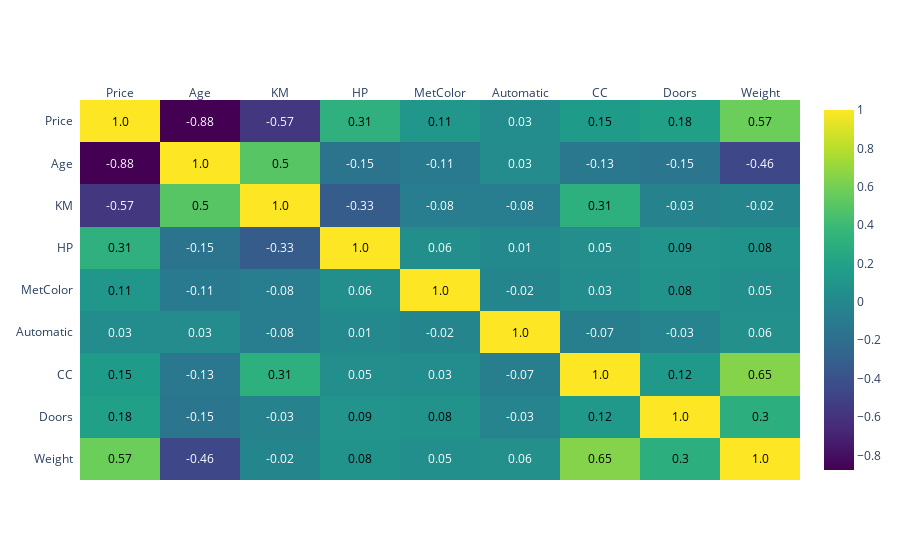

This figure's notebook cell:
### Markdown cell above
Observations:
- strong negative linear correlation with Age 
- weak negatice with KM
- weak positive correlation with Weight

### Code cell
# Correlation Matrix:
corrMatrix(data, 'viridis')

### Figure 1 — Plotly figure (JSON) as saved in the notebook; plotly's stock layout.template omitted (floating-point values rounded to 4 significant figures)
{"data": [{"colorscale": [[0, "#440154"], [0.1111, "#482878"], [0.2222, "#3e4989"], [0.3333, "#31688e"], [0.4444, "#26828e"], [0.5556, "#1f9e89"], [0.6667, "#35b779"], [0.7778, "#6ece58"], [0.8889, "#b5de2b"], [1, "#fde725"]], "reversescale": false, "showscale": true, "type": "heatmap", "x": ["Price", "Age", "KM", "HP", "MetColor", "Automatic", "CC", "Doors", "Weight"], "y": ["Price", "Age", "KM", "HP", "MetColor", "Automatic", "CC", "Doors", "Weight"], "z": [[1, -0.876, -0.5689, 0.3133, 0.1063, 0.03479, 0.1546, 0.1819, 0.5704], [-0.876, 1, 0.5035, -0.154, -0.1062, 0.03099, -0.1259, -0.1455, -0.4626], [-0.5689, 0.5035, 1, -0.3323, -0.07922, -0.08248, 0.3085, -0.03419, -0.01925], [0.3133, -0.154, -0.3323, 1, 0.05783, 0.01348, 0.04797, 0.09118, 0.08463], [0.1063, -0.1062, -0.07922, 0.05783, 1, -0.01911, 0.03281, 0.08435, 0.05424], [0.03479, 0.03099, -0.08248, 0.01348, -0.01911, 1, -0.0688, -0.02733, 0.05977], [0.1546, -0.1259, 0.3085, 0.04797, 0.03281, -0.0688, 1, 0.124, 0.6487], [0.1819, -0.1455, -0.03419, 0.09118, 0.08435, -0.02733, 0.124, 1, 0.3009], [0.5704, -0.4626, -0.01925, 0.08463, 0.05424, 0.05977, 0.6487, 0.3009, 1]]}], "layout": {"annotations": [{"font": {"color": "#000000"}, "showarrow": false, "text": "1.0", "x": "Price", "xref": "x", "y": "Price", "yref": "y"}, {"font": {"color": "#FFFFFF"}, "showarrow": false, "text": "-0.88", "x": "Age", "xref": "x", "y": "Price", "yref": "y"}, {"font": {"color": "#FFFFFF"}, "showarrow": false, "text": "-0.57", "x": "KM", "xref": "x", "y": "Price", "yref": "y"}, {"font": {"color": "#000000"}, "showarrow": false, "text": "0.31", "x": "HP", "xref": "x", "y": "Price", "yref": "y"}, {"font": {"color": "#000000"}, "showarrow": false, "text": "0.11", "x": "MetColor", "xref": "x", "y": "Price", "yref": "y"}, {"font": {"color": "#FFFFFF"}, "showarrow": false, "text": "0.03", "x": "Automatic", "xref": "x", "y": "Price", "yref": "y"}, {"font": {"color": "#000000"}, "showarrow": false, "text": "0.15", "x": "CC", "xref": "x", "y": "Price", "yref": "y"}, {"font": {"color": "#000000"}, "showarrow": false, "text": "0.18", "x": "Doors", "xref": "x", "y": "Price", "yref": "y"}, {"font": {"color": "#000000"}, "showarrow": false, "text": "0.57", "x": "Weight", "xref": "x", "y": "Price", "yref": "y"}, {"font": {"color": "#FFFFFF"}, "showarrow": false, "text": "-0.88", "x": "Price", "xref": "x", "y": "Age", "yref": "y"}, {"font": {"color": "#000000"}, "showarrow": false, "text": "1.0", "x": "Age", "xref": "x", "y": "Age", "yref": "y"}, {"font": {"color": "#000000"}, "showarrow": false, "text": "0.5", "x": "KM", "xref": "x", "y": "Age", "yref": "y"}, {"font": {"color": "#FFFFFF"}, "showarrow": false, "text": "-0.15", "x": "HP", "xref": "x", "y": "Age", "yref": "y"}, {"font": {"color": "#FFFFFF"}, "showarrow": false, "text": "-0.11", "x": "MetColor", "xref": "x", "y": "Age", "yref": "y"}, {"font": {"color": "#FFFFFF"}, "showarrow": false, "text": "0.03", "x": "Automatic", "xref": "x", "y": "Age", "yref": "y"}, {"font": {"color": "#FFFFFF"}, "showarrow": false, "text": "-0.13", "x": "CC", "xref": "x", "y": "Age", "yref": "y"}, {"font": {"color": "#FFFFFF"}, "showarrow": false, "text": "-0.15", "x": "Doors", "xref": "x", "y": "Age", "yref": "y"}, {"font": {"color": "#FFFFFF"}, "showarrow": false, "text": "-0.46", "x": "Weight", "xref": "x", "y": "Age", "yref": "y"}, {"font": {"color": "#FFFFFF"}, "showarrow": false, "text": "-0.57", "x": "Price", "xref": "x", "y": "KM", "yref": "y"}, {"font": {"color": "#000000"}, "showarrow": false, "text": "0.5", "x": "Age", "xref": "x", "y": "KM", "yref": "y"}, {"font": {"color": "#000000"}, "showarrow": false, "text": "1.0", "x": "KM", "xref": "x", "y": "KM", "yref": "y"}, {"font": {"color": "#FFFFFF"}, "showarrow": false, "text": "-0.33", "x": "HP", "xref": "x", "y": "KM", "yref": "y"}, {"font": {"color": "#FFFFFF"}, "showarrow": false, "text": "-0.08", "x": "MetColor", "xref": "x", "y": "KM", "yref": "y"}, {"font": {"color": "#FFFFFF"}, "showarrow": false, "text": "-0.08", "x": "Automatic", "xref": "x", "y": "KM", "yref": "y"}, {"font": {"color": "#000000"}, "showarrow": false, "text": "0.31", "x": "CC", "xref": "x", "y": "KM", "yref": "y"}, {"font": {"color": "#FFFFFF"}, "showarrow": false, "text": "-0.03", "x": "Doors", "xref": "x", "y": "KM", "yref": "y"}, {"font": {"color": "#FFFFFF"}, "showarrow": false, "text": "-0.02", "x": "Weight", "xref": "x", "y": "KM", "yref": "y"}, {"font": {"color": "#000000"}, "showarrow": false, "text": "0.31", "x": "Price", "xref": "x", "y": "HP", "yref": "y"}, {"font": {"color": "#FFFFFF"}, "showarrow": false, "text": "-0.15", "x": "Age", "xref": "x", "y": "HP", "yref": "y"}, {"font": {"color": "#FFFFFF"}, "showarrow": false, "text": "-0.33", "x": "KM", "xref": "x", "y": "HP", "yref": "y"}, {"font": {"color": "#000000"}, "showarrow": false, "text": "1.0", "x": "HP", "xref": "x", "y": "HP", "yref": "y"}, {"font": {"color": "#FFFFFF"}, "showarrow": false, "text": "0.06", "x": "MetColor", "xref": "x", "y": "HP", "yref": "y"}, {"font": {"color": "#FFFFFF"}, "showarrow": false, "text": "0.01", "x": "Automatic", "xref": "x", "y": "HP", "yref": "y"}, {"font": {"color": "#FFFFFF"}, "showarrow": false, "text": "0.05", "x": "CC", "xref": "x", "y": "HP", "yref": "y"}, {"font": {"color": "#000000"}, "showarrow": false, "text": "0.09", "x": "Doors", "xref": "x", "y": "HP", "yref": "y"}, {"font": {"color": "#000000"}, "showarrow": false, "text": "0.08", "x": "Weight", "xref": "x", "y": "HP", "yref": "y"}, {"font": {"color": "#000000"}, "showarrow": false, "text": "0.11", "x": "Price", "xref": "x", "y": "MetColor", "yref": "y"}, {"font": {"color": "#FFFFFF"}, "showarrow": false, "text": "-0.11", "x": "Age", "xref": "x", "y": "MetColor", "yref": "y"}, {"font": {"color": "#FFFFFF"}, "showarrow": false, "text": "-0.08", "x": "KM", "xref": "x", "y": "MetColor", "yref": "y"}, {"font": {"color": "#FFFFFF"}, "showarrow": false, "text": "0.06", "x": "HP", "xref": "x", "y": "MetColor", "yref": "y"}, {"font": {"color": "#000000"}, "showarrow": false, "text": "1.0", "x": "MetColor", "xref": "x", "y": "MetColor", "yref": "y"}, {"font": {"color": "#FFFFFF"}, "showarrow": false, "text": "-0.02", "x": "Automatic", "xref": "x", "y": "MetColor", "yref": "y"}, {"font": {"color": "#FFFFFF"}, "showarrow": false, "text": "0.03", "x": "CC", "xref": "x", "y": "MetColor", "yref": "y"}, {"font": {"color": "#000000"}, "showarrow": false, "text": "0.08", "x": "Doors", "xref": "x", "y": "MetColor", "yref": "y"}, {"font": {"color": "#FFFFFF"}, "showarrow": false, "text": "0.05", "x": "Weight", "xref": "x", "y": "MetColor", "yref": "y"}, {"font": {"color": "#FFFFFF"}, "showarrow": false, "text": "0.03", "x": "Price", "xref": "x", "y": "Automatic", "yref": "y"}, {"font": {"color": "#FFFFFF"}, "showarrow": false, "text": "0.03", "x": "Age", "xref": "x", "y": "Automatic", "yref": "y"}, {"font": {"color": "#FFFFFF"}, "showarrow": false, "text": "-0.08", "x": "KM", "xref": "x", "y": "Automatic", "yref": "y"}, {"font": {"color": "#FFFFFF"}, "showarrow": false, "text": "0.01", "x": "HP", "xref": "x", "y": "Automatic", "yref": "y"}, {"font": {"color": "#FFFFFF"}, "showarrow": false, "text": "-0.02", "x": "MetColor", "xref": "x", "y": "Automatic", "yref": "y"}, {"font": {"color": "#000000"}, "showarrow": false, "text": "1.0", "x": "Automatic", "xref": "x", "y": "Automatic", "yref": "y"}, {"font": {"color": "#FFFFFF"}, "showarrow": false, "text": "-0.07", "x": "CC", "xref": "x", "y": "Automatic", "yref": "y"}, {"font": {"color": "#FFFFFF"}, "showarrow": false, "text": "-0.03", "x": "Doors", "xref": "x", "y": "Automatic", "yref": "y"}, {"font": {"color": "#FFFFFF"}, "showarrow": false, "text": "0.06", "x": "Weight", "xref": "x", "y": "Automatic", "yref": "y"}, {"font": {"color": "#000000"}, "showarrow": false, "text": "0.15", "x": "Price", "xref": "x", "y": "CC", "yref": "y"}, {"font": {"color": "#FFFFFF"}, "showarrow": false, "text": "-0.13", "x": "Age", "xref": "x", "y": "CC", "yref": "y"}, {"font": {"color": "#000000"}, "showarrow": false, "text": "0.31", "x": "KM", "xref": "x", "y": "CC", "yref": "y"}, {"font": {"color": "#FFFFFF"}, "showarrow": false, "text": "0.05", "x": "HP", "xref": "x", "y": "CC", "yref": "y"}, {"font": {"color": "#FFFFFF"}, "showarrow": false, "text": "0.03", "x": "MetColor", "xref": "x", "y": "CC", "yref": "y"}, {"font": {"color": "#FFFFFF"}, "showarrow": false, "text": "-0.07", "x": "Automatic", "xref": "x", "y": "CC", "yref": "y"}, {"font": {"color": "#000000"}, "showarrow": false, "text": "1.0", "x": "CC", "xref": "x", "y": "CC", "yref": "y"}, {"font": {"color": "#000000"}, "showarrow": false, "text": "0.12", "x": "Doors", "xref": "x", "y": "CC", "yref": "y"}, {"font": {"color": "#000000"}, "showarrow": false, "text": "0.65", "x": "Weight", "xref": "x", "y": "CC", "yref": "y"}, {"font": {"color": "#000000"}, "showarrow": false, "text": "0.18", "x": "Price", "xref": "x", "y": "Doors", "yref": "y"}, {"font": {"color": "#FFFFFF"}, "showarrow": false, "text": "-0.15", "x": "Age", "xref": "x", "y": "Doors", "yref": "y"}, {"font": {"color": "#FFFFFF"}, "showarrow": false, "text": "-0.03", "x": "KM", "xref": "x", "y": "Doors", "yref": "y"}, {"font": {"color": "#000000"}, "showarrow": false, "text": "0.09", "x": "HP", "xref": "x", "y": "Doors", "yref": "y"}, {"font": {"color": "#000000"}, "showarrow": false, "text": "0.08", "x": "MetColor", "xref": "x", "y": "Doors", "yref": "y"}, {"font": {"color": "#FFFFFF"}, "showarrow": false, "text": "-0.03", "x": "Automatic", "xref": "x", "y": "Doors", "yref": "y"}, {"font": {"color": "#000000"}, "showarrow": false, "text": "0.12", "x": "CC", "xref": "x", "y": "Doors", "yref": "y"}, {"font": {"color": "#000000"}, "showarrow": false, "text": "1.0", "x": "Doors", "xref": "x", "y": "Doors", "yref": "y"}, {"font": {"color": "#000000"}, "showarrow": false, "text": "0.3", "x": "Weight", "xref": "x", "y": "Doors", "yref": "y"}, {"font": {"color": "#000000"}, "showarrow": false, "text": "0.57", "x": "Price", "xref": "x", "y": "Weight", "yref": "y"}, {"font": {"color": "#FFFFFF"}, "showarrow": false, "text": "-0.46", "x": "Age", "xref": "x", "y": "Weight", "yref": "y"}, {"font": {"color": "#FFFFFF"}, "showarrow": false, "text": "-0.02", "x": "KM", "xref": "x", "y": "Weight", "yref": "y"}, {"font": {"color": "#000000"}, "showarrow": false, "text": "0.08", "x": "HP", "xref": "x", "y": "Weight", "yref": "y"}, {"font": {"color": "#FFFFFF"}, "showarrow": false, "text": "0.05", "x": "MetColor", "xref": "x", "y": "Weight", "yref": "y"}, {"font": {"color": "#FFFFFF"}, "showarrow": false, "text": "0.06", "x": "Automatic", "xref": "x", "y": "Weight", "yref": "y"}, {"font": {"color": "#000000"}, "showarrow": false, "text": "0.65", "x": "CC", "xref": "x", "y": "Weight", "yref": "y"}, {"font": {"color": "#000000"}, "showarrow": false, "text": "0.3", "x": "Doors", "xref": "x", "y": "Weight", "yref": "y"}, {"font": {"color": "#000000"}, "showarrow": false, "text": "1.0", "x": "Weight", "xref": "x", "y": "Weight", "yref": "y"}], "xaxis": {"dtick": 1, "gridcolor": "rgb(0, 0, 0)", "side": "top", "ticks": ""}, "yaxis": {"autorange": "reversed", "dtick": 1, "ticks": "", "ticksuffix": "  "}}}
